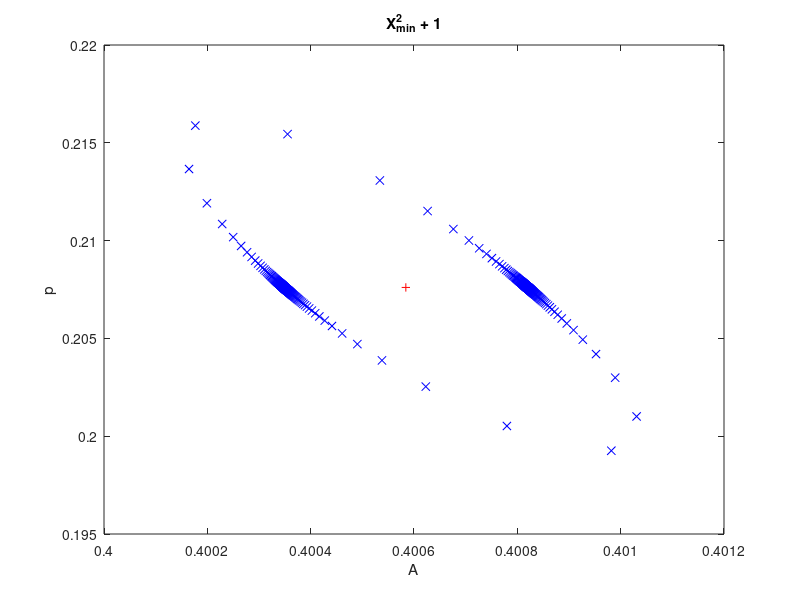
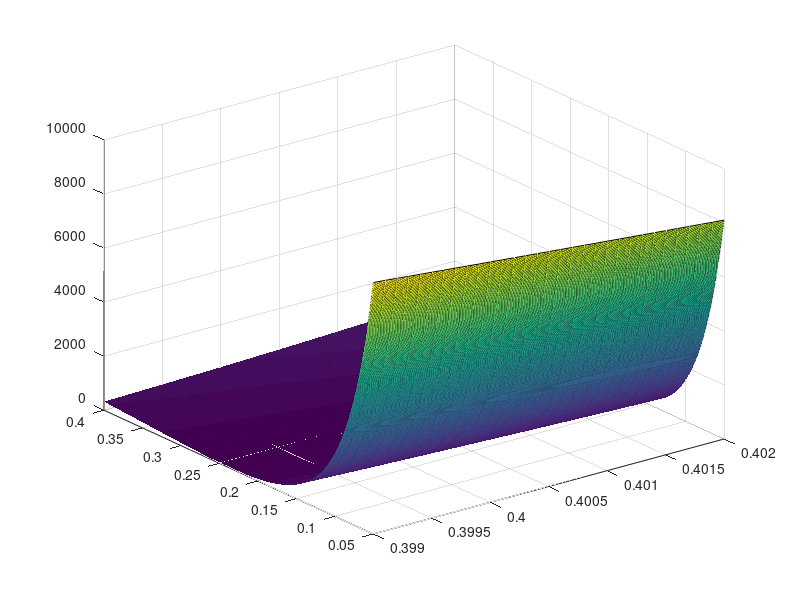
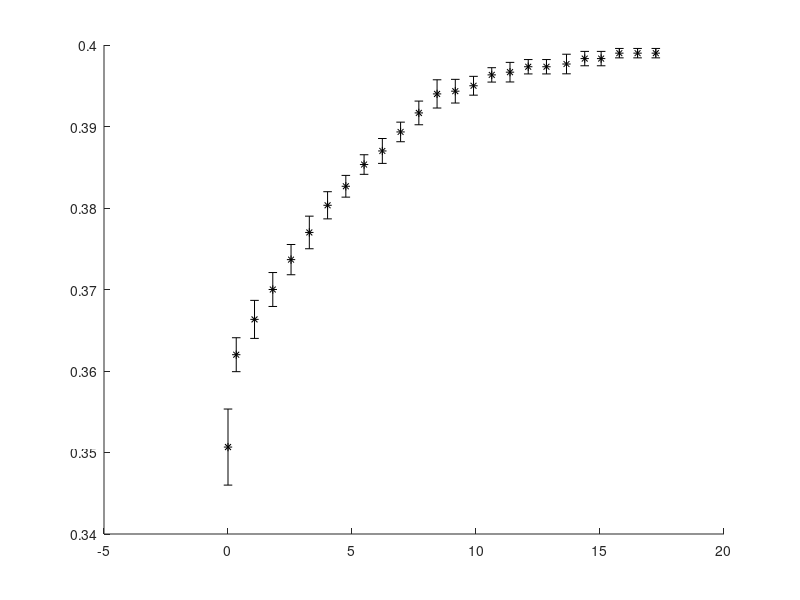

Write MATLAB code to recreate these figures, in order. (Note: this script raises an error after producing the figures.)
clc; clear;

fprintf("Part A: X^2 calculations\n");

data = load("Q2_data.mat").data;

avg_y = mean(data(:,2:end),2);
std_y = std(data(:,2:end),0,2)/sqrt(length(data(1,2:end)));

x_avg_std_tab = [data(:,1), avg_y, std_y];

disp(x_avg_std_tab)

% dna changes relation
dna_change = @(p,x) (p(1) - (p(1) - 0.355).*exp(-p(2).*x));

% chi squared function for power-law fit
chisq_power = @(p) sum(((avg_y - dna_change(p,data(:,1)))./(std_y)).^2);

% initial parameters (assume direct proportionality)
p_0 = [1, 1];

pmin = fminsearch(chisq_power, p_0);

minX2 = chisq_power(pmin);

N = length(data(:,1));
nc = length(pmin);

% calculate parameter fit errors with x^2+1 method
x2p1 = [];
r_t = [];

for t = 0:0.02:2*pi
    % use r and t to create ellipse of X^2_min + 1
    % define new function in terms of r and t
    chisq_min = @(r) sum(((avg_y - dna_change([pmin(1)+r*cos(t) pmin(2)+r*sin(t)],data(:,1)))./(std_y)).^2)-(minX2+1);
    r_start = 0;
    r_zero = -0.00001;
    while(r_zero < 0)
        r_start = r_start+0.001;
        r_zero = fzero(chisq_min, r_start);
    end
    r_t = [r_t; [r_zero*cos(t) r_zero*sin(t)]];
    A = pmin(1)+r_zero*cos(t);
    p = pmin(2)+r_zero*sin(t);
    x2p1 = [x2p1; [A, p]];
end

figure(1)
plot(x2p1(:,1),x2p1(:,2), 'bx')
hold on
plot(pmin(1), pmin(2), 'r+')
xlabel("A")
ylabel("p")
title("X^2_{min} + 1")

A_sigma = (max(x2p1(:,1)) - min(x2p1(:,1)))/2;
p_sigma = (max(x2p1(:,2)) - min(x2p1(:,2)))/2;

[A_mesh, p_mesh] = meshgrid([0.399:0.0001:0.402],[0.05:0.0001:0.4]);

for i = 1:length(A_mesh(1,:))
   for j = 1:length(p_mesh(:,1))
      Z(j,i) = chisq_power([A_mesh(j,i) p_mesh(j,i)]); 
   end
end

figure(2)
surf(A_mesh,p_mesh,Z)

% calculate R^2
y_fit = dna_change(pmin,data(:,1));
R2 = 1 - sum((avg_y - y_fit).^2)/sum((avg_y - ones(length(avg_y),1)*mean(avg_y)).^2);

% print calculation results
fprintf("minimum Chi square of %.3f\n", minX2);
fprintf("minimum Chi square reduced of %.3f\n", minX2/(N-nc));
fprintf("fit parameters b_eq = %.4f +- %.6f, k = %.3f +- %.3f\n",pmin(1), A_sigma, pmin(2), p_sigma);
fprintf("R^2 = %.3f\n",R2);

% calculate best fit points
x_fit = 0.1:0.01:max(data(:,1));
y_fit = dna_change(pmin,x_fit);

% plot best fit line against data
figure(3)
errorbar(data(:,1),avg_y, std_y, 'k*', 'DisplayName', 'Raw Data')
hold on;
plot(x_fit,y_fit,'b-', 'DisplayName', 'X^2 Fit')
xlabel("time (min)")
ylabel("extension per base pair")
title("Extension per base pair vs time")